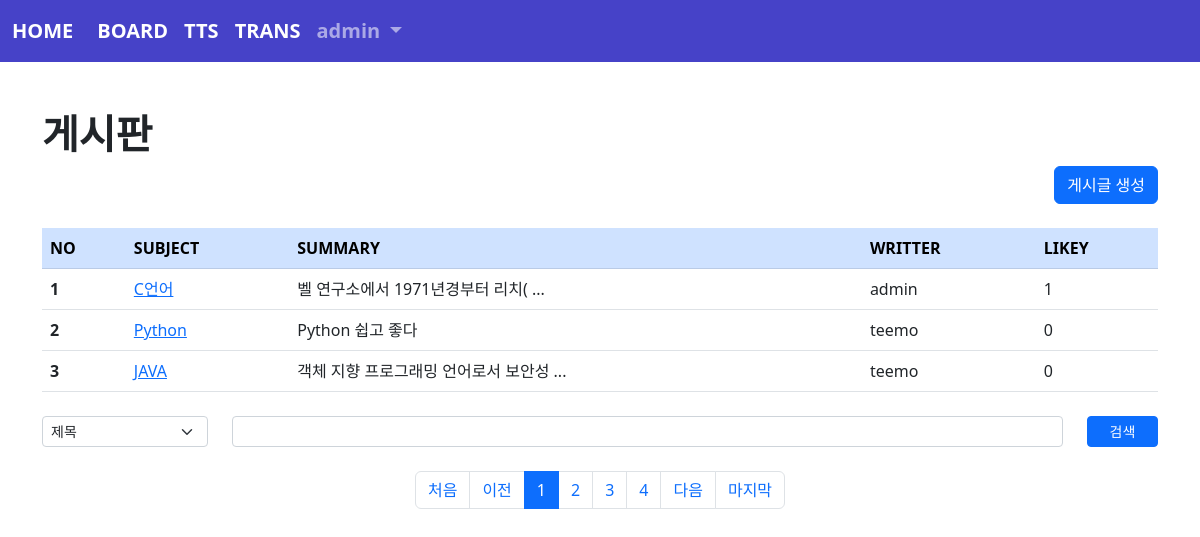
Page /board/index/ (signed in) on the committed database.
### acc/models.py (models this page shows, shortened)
class User(AbstractUser):
    pic = models.ImageField(upload_to="user/%y/%m")
    comment = models.TextField(blank=True)
    point = models.IntegerField(default=0)

### board/models.py (models this page shows, shortened)
class Board(models.Model):
    subject = models.CharField(max_length=100)
    writer = models.ForeignKey(User, on_delete=models.CASCADE, related_name="writer")
    content = models.TextField(blank=True)
    pubdate = models.DateTimeField()
    likey = models.ManyToManyField(User, blank=True, related_name="likey")
    def summary(self):
        if len(self.content) > 20:
            return f"{self.content[:20]} ..."
        return self.content

### board/views.py (the view)
# urls.py: path('index/', views.index, name="index"),
def index(request):
    pg = request.GET.get("page", 1)
    cate = request.GET.get("cate", "")
    kw = request.GET.get("kw","")
    if kw:
        if cate == "sub":
            b = Board.objects.filter(subject__startswith=kw)
        elif cate == "wri":
            try:
                from acc.models import User
                u = User.objects.get(username=kw)
                b = Board.objects.filter(writer=u)
            except:
                b = Board.objects.none()
        elif cate == "con":
            b = Board.objects.filter(content__contains=kw)
        else:
            pass    # 20일
            b = Board.objects.none()
    else:
        b = Board.objects.all()
    pag = Paginator(b, 3)
    obj = pag.get_page(pg)
    context = {
        "bset" : obj,
        "kw" : kw,
        "cate" : cate,
    }
    return render(request, "board/index.html", context)

### templates/board/index.html (shortened to what this page needs)
{% extends 'base.html' %}
{% load mathfilters %}
{% block con %}
    <h1><b>게시판</b></h1>
    <div class="text-end">
        <a class="sub" href="{% url 'board:create' %}"><button class="btn btn-primary">게시글 생성</button></a>
    </div>
    <table class="table table-hover mt-4">
        <thead>
            <tr class="table-primary">
                <th scope="col">NO</th>
                <th scope="col">SUBJECT</th>
                <th scope="col">SUMMARY</th>
                <th scope="col">WRITTER</th>
                <th scope="col">LIKEY</th>
            </tr>
        </thead>
        <tbody>
          {% if bset %}
            {% for i in bset%}
                <tr>
                    <th scope="row">{{ bset.start_index|add:forloop.counter0 }}</th>
                    <td><a href="{% url 'board:detail' i.id %}">{{ i.subject }}</a></td>
                    <td>{{ i.summary }}</td>
                    <td>{{ i.writer }}</td>
                    <td>{{ i.likey.count }}</td>
                </tr>
            {% endfor %}
          {% endif %}
        </tbody>
    </table>
    <form>
      <div class="row mt-4">
        <div class="col-sm-2">
          <select name="cate" class="form-select form-select-sm">
            <option value="sub" {% if cate == "sub" %} selected {% endif %}>제목</option>
          </select>
        </div>
        <div class="col-sm-9">
          <input name="kw" type="text" value="{{kw}}" class="form-control form-control-sm">
        </div>
        <div class="col-sm-1">
          <button class="btn btn-primary btn-sm" style="width:100%">검색</button>
        </div>
      </div>
    </form>
    <br>
    <nav aria-label="Page navigation example">
        <ul class="pagination justify-content-center">
          {% if chset.has_previous %}
            <li class="page-item">
              <a class="page-link" href="{% url 'board:index'%}?page=1%cate={{cate}}&kw={{kw}}">처음</a>
            </li>
            <li class="page-item">
              <a class="page-link" href="{% url 'board:index' %}?page={{ bset.previous_page_number }}%cate={{cate}}&kw={{kw}}">이전</a>
            </li>
          {% else %}
            <li class="page-item">
              <a class="page-link" disabeld>처음</a>
            </li>
            <li class="page-item">
              <a class="page-link" diabled>이전</a>
            </li>
          {% endif %}
          {% for i in bset.paginator.page_range %}
            {% if bset.number|add:4 >= i and i >= bset.number|sub:3 %}
              <li class="page-item {% if i == bset.number %}active{% endif %}"><a class="page-link"
                href="{% url 'board:index' %}?page={{i}}%cate={{cate}}&kw={{kw}}">{{i}}</a></li>
            {% endif %}
          {% endfor %}
          {% if chset.has_next %}
            <li class="page-item">
              <a class="page-link" href="{% url 'board:index' %}?page={{bset.next_page_number}}%cate={{cate}}&kw={{kw}}">다음</a>
            </li>
            <li class="page-item">
              <a class="page-link" href="{% url 'board:index' %}?page={{bset.paginator.num_pages}}%cate={{cate}}&kw={{kw}}">마지막</a>
            </li>
          {% else %}
            <li class="page-item">
              <a class="page-link" disabled>다음</a>
            </li>
            <li class="page-item">
              <a class="page-link" disalbed>마지막</a>
            </li>
          {% endif %}
        </ul>
      </nav>
{% endblock %}

### templates/base.html (shortened to what this page needs)
<!doctype html>
<html lang="en">
    <head>
        <link href="https://cdn.jsdelivr.net/npm/bootstrap@5.2.0-beta1/dist/css/bootstrap.min.css" rel="stylesheet">
    </head>
    <body>
        {% if user.is_authenticated %}
        <nav class="navbar navbar-expand-lg navbar-dark" style="background-color: rgb(70, 66, 200); font-weight: bold; font-size: 20px;">
            <div class="container-fluid">
                <a class="navbar-brand" href="{% url 'acc:index' %}">HOME</a>
                <div class="collapse navbar-collapse" id="navbarSupportedContent">
                    <ul class="navbar-nav me-auto mb-2 mb-lg-0">
                        <li class="nav-item">
                            <a class="nav-link active" aria-current="page" href="{% url 'board:index' %}">BOARD</a>
                        </li>
                        <li class="nav-item">
                            <a class="nav-link active" aria-current="page" href="{% url 'tts:tts' %}">TTS</a>
                        </li>
                        <li class="nav-item">
                            <a class="nav-link active" aria-current="page" href="{% url 'trans:trans' %}">TRANS</a>
                        </li>
                        <li class="nav-item dropdown">
                            <a class="nav-link dropdown-toggle" href="#" id="navbarDropdown" role="button" data-bs-toggle="dropdown" aria-expanded="false">
                                {{ user }}
                            </a>
                        </li>
                    </ul>
                </div>
            </div>
        </nav>
        <div class="container mt-5 mb-5">
        {% endif %}
        {% if user.is_authenticated %}
            {% block con %}{% endblock %}
        {% endif %}
        </div>
    </body>
</html>

### templates/board/index.html (style rules this page uses)
.sub { text-decoration: none; color:black; font-weight: bold; }

### rows in the picture
User: username "admin"
Board: start_index|add "1", subject "C언어", summary "벨 연구소에서 1971년경부터 리치( ...", writer "admin", likey.count "1"
Board: start_index|add "2", subject "Python", summary "Python 쉽고 좋다", writer "teemo", likey.count "0"
Board: start_index|add "3", subject "JAVA", summary "객체 지향 프로그래밍 언어로서 보안성 ...", writer "teemo", likey.count "0"

### other values in the picture
{{ i }} "1" "2" "3" "4"
